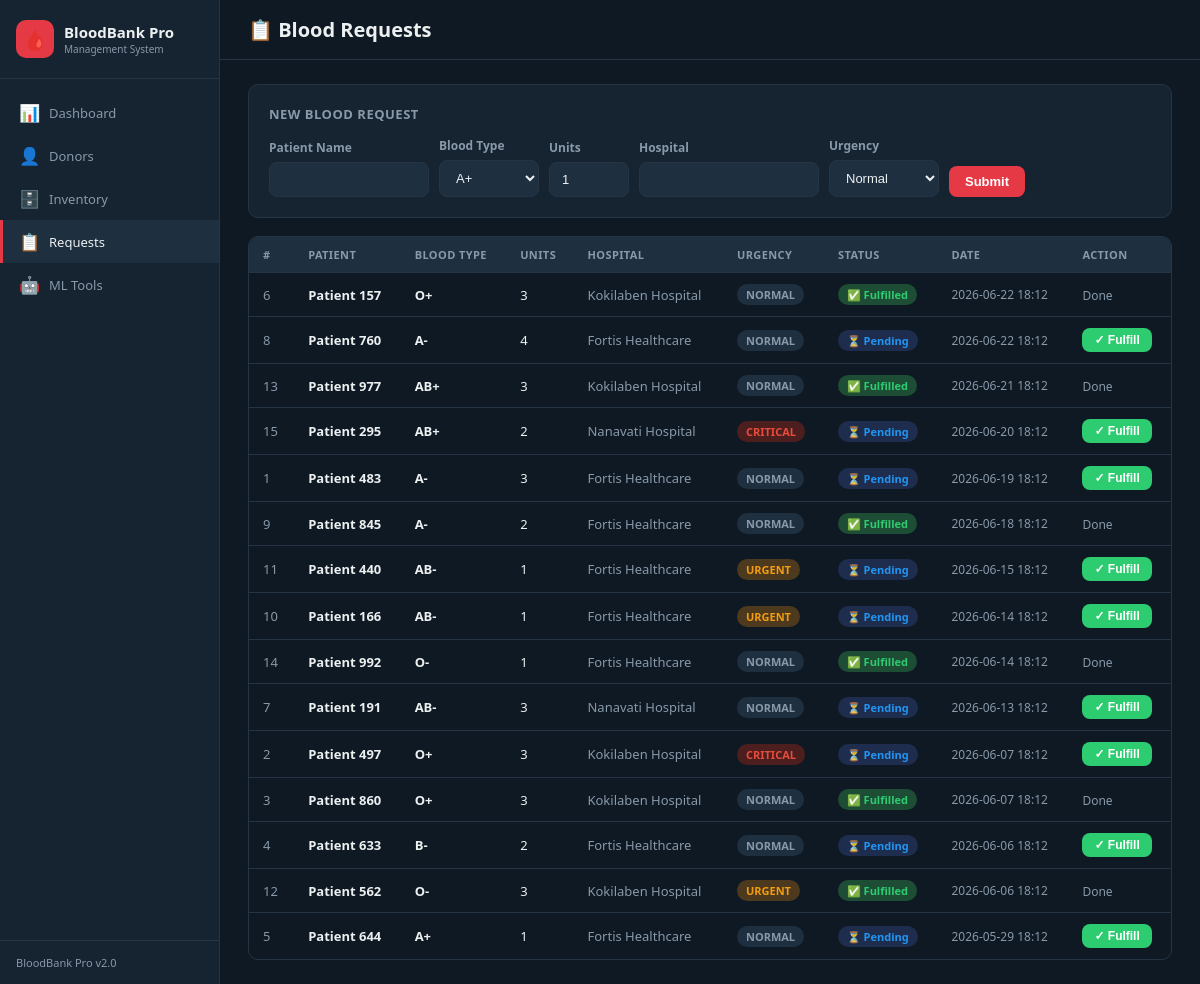
The app's page /requests with its own data.
### tables this page shows
CREATE TABLE requests (
        id INTEGER PRIMARY KEY AUTOINCREMENT,
        patient_name TEXT,
        blood_type TEXT,
        units_needed INTEGER,
        hospital TEXT,
        urgency TEXT DEFAULT 'normal',
        status TEXT DEFAULT 'pending',
        requested_at TEXT DEFAULT CURRENT_TIMESTAMP,
        fulfilled_at TEXT
    );

### app.py (the view)
@app.route("/requests")
def blood_requests():
    conn = get_connection()
    rows = conn.execute("SELECT * FROM requests ORDER BY requested_at DESC").fetchall()
    conn.close()
    return render_template("requests.html", requests=[dict(r) for r in rows], blood_types=BLOOD_TYPES)

### database.py (called while the page is built)
def get_connection():
    conn = sqlite3.connect(DB_PATH)
    conn.row_factory = sqlite3.Row
    return conn

### templates/requests.html (shortened to what this page needs)
{% extends "base.html" %}
{% block content %}
<div class="topbar"><h1>📋 Blood Requests</h1></div>
<div class="content">
  <div class="card" style="margin-bottom:18px">
    <div class="card-title">New Blood Request</div>
    <form method="POST" action="/requests/add" style="display:flex;gap:10px;flex-wrap:wrap;align-items:flex-end">
      <div>
        <label class="form-label">Patient Name</label>
        <input name="patient_name" class="form-control" style="width:160px" required>
      </div>
      <div>
        <label class="form-label">Blood Type</label>
        <select name="blood_type" class="form-control" style="width:100px">
          {% for bt in blood_types %}<option>{{ bt }}</option>{% endfor %}
        </select>
      </div>
      <div>
        <label class="form-label">Units</label>
        <input name="units_needed" type="number" min="1" value="1" class="form-control" style="width:80px">
      </div>
      <div>
        <label class="form-label">Hospital</label>
        <input name="hospital" class="form-control" style="width:180px">
      </div>
      <div>
        <label class="form-label">Urgency</label>
        <select name="urgency" class="form-control" style="width:110px">
          <option value="normal">Normal</option>
        </select>
      </div>
      <button type="submit" class="btn btn-primary">Submit</button>
    </form>
  </div>
  <div class="table-wrap">
    <table>
      <thead>
        <tr><th>#</th><th>Patient</th><th>Blood Type</th><th>Units</th><th>Hospital</th><th>Urgency</th><th>Status</th><th>Date</th><th>Action</th></tr>
      </thead>
      <tbody>
        {% for r in requests %}
        <tr>
          <td style="color:var(--dim)">{{ r.id }}</td>
          <td style="font-weight:600">{{ r.patient_name }}</td>
          <td><strong>{{ r.blood_type }}</strong></td>
          <td>{{ r.units_needed }}</td>
          <td style="color:var(--dim)">{{ r.hospital or '—' }}</td>
          <td>
            {% if r.urgency == 'critical' %}<span class="badge badge-danger">CRITICAL</span>
            {% elif r.urgency == 'urgent' %}<span class="badge badge-warning">URGENT</span>
            {% else %}<span class="badge badge-gray">NORMAL</span>{% endif %}
          </td>
          <td>
            {% if r.status == 'fulfilled' %}<span class="badge badge-success">✅ Fulfilled</span>
            {% else %}<span class="badge badge-info">⏳ Pending</span>{% endif %}
          </td>
          <td style="color:var(--dim);font-size:12px">{{ r.requested_at[:16] if r.requested_at else '—' }}</td>
          <td>
            {% if r.status == 'pending' %}
            <form method="POST" action="/requests/{{ r.id }}/fulfill" style="display:inline">
              <button type="submit" class="btn btn-success btn-sm">✓ Fulfill</button>
            </form>
            {% else %}
            <span style="color:var(--dim);font-size:12px">Done</span>
            {% endif %}
          </td>
        </tr>
        {% else %}
        <tr><td colspan="9" style="text-align:center;color:var(--dim);padding:30px">No requests found</td></tr>
        {% endfor %}
      </tbody>
    </table>
  </div>
</div>
{% endblock %}

### templates/base.html (shortened to what this page needs)
<!DOCTYPE html>
<html lang="en">
<head>
</head>
<body>
<div class="sidebar">
  <div class="sidebar-logo">
    <div class="logo-icon">🩸</div>
    <div>
      <div class="logo-text">BloodBank Pro</div>
      <div class="logo-sub">Management System</div>
    </div>
  </div>
  <nav>
    <a href="/" class="nav-link {% if request.path=='/' %}active{% endif %}">
      <span class="icon">📊</span><span>Dashboard</span>
    </a>
    <a href="/donors" class="nav-link {% if '/donors' in request.path %}active{% endif %}">
      <span class="icon">👤</span><span>Donors</span>
    </a>
    <a href="/inventory" class="nav-link {% if '/inventory' in request.path %}active{% endif %}">
      <span class="icon">🗄️</span><span>Inventory</span>
    </a>
    <a href="/requests" class="nav-link {% if '/requests' in request.path %}active{% endif %}">
      <span class="icon">📋</span><span>Requests</span>
    </a>
    <a href="/ml" class="nav-link {% if request.path=='/ml' %}active{% endif %}">
      <span class="icon">🤖</span><span>ML Tools</span>
    </a>
  </nav>
  <div class="sidebar-footer">BloodBank Pro v2.0</div>
</div>
<div class="main">
  {% block content %}{% endblock %}
</div>
</body>
</html>

### templates/base.html (style rules this page uses)
* { margin:0;padding:0;box-sizing:border-box }
:root { --bg:#0F1923;--surface:#162330;--surface2:#1E3040; --accent:#E63946;--accent2:#2196F3;--success:#2ECC71; --warning:#F39C12;--danger:#E74C3C; --text:#ECF0F1;--dim:#8899AA;--border:#253545; --radius:10px; }
body { font-family:'Segoe UI',system-ui,sans-serif;background:var(--bg);color:var(--text);display:flex;min-height:100vh }
.sidebar { width:220px;background:var(--surface);border-right:1px solid var(--border);display:flex;flex-direction:column;flex-shrink:0 }
.sidebar-logo { padding:20px 16px;border-bottom:1px solid var(--border);display:flex;align-items:center;gap:10px }
.logo-icon { width:38px;height:38px;background:var(--accent);border-radius:10px;display:flex;align-items:center;justify-content:center;font-size:20px }
.logo-text { font-size:15px;font-weight:700;color:var(--text) }
.logo-sub { font-size:10px;color:var(--dim) }
nav { padding:12px 0;flex:1 }
.nav-link { display:flex;align-items:center;gap:10px;padding:10px 16px;color:var(--dim);text-decoration:none;font-size:13px;font-weight:500;transition:.15s;border-left:3px solid transparent }
.nav-link.active { color:var(--text);background:var(--surface2);border-left-color:var(--accent) }
.nav-link .icon { font-size:17px;width:20px;text-align:center }
.sidebar-footer { padding:14px 16px;border-top:1px solid var(--border);font-size:11px;color:var(--dim) }
.main { flex:1;overflow:auto }
.topbar { padding:16px 28px;border-bottom:1px solid var(--border);display:flex;align-items:center;justify-content:space-between }
.topbar h1 { font-size:20px;font-weight:700 }
.content { padding:24px 28px }
.card { background:var(--surface);border:1px solid var(--border);border-radius:var(--radius);padding:20px }
.card-title { font-size:13px;font-weight:600;color:var(--dim);margin-bottom:14px;text-transform:uppercase;letter-spacing:.5px }
.table-wrap { overflow-x:auto;border-radius:var(--radius);border:1px solid var(--border) }
table { width:100%;border-collapse:collapse;font-size:13px }
th { background:var(--surface2);color:var(--dim);font-weight:600;padding:10px 14px;text-align:left;font-size:11px;text-transform:uppercase;letter-spacing:.4px }
td { padding:11px 14px;border-top:1px solid var(--border);color:var(--text) }
.badge { display:inline-block;padding:3px 9px;border-radius:20px;font-size:11px;font-weight:600 }
.badge-success { background:#1e4d35;color:#2ECC71 }
.badge-danger { background:#4d1e1e;color:#E74C3C }
.badge-warning { background:#4d3a1e;color:#F39C12 }
.badge-info { background:#1e2d4d;color:#2196F3 }
.badge-gray { background:var(--surface2);color:var(--dim) }
.btn { display:inline-flex;align-items:center;gap:6px;padding:8px 16px;border-radius:8px;font-size:13px;font-weight:600;cursor:pointer;border:none;text-decoration:none;transition:.15s }
.btn-primary { background:var(--accent);color:#fff }
.btn-success { background:var(--success);color:#fff }
.btn-sm { padding:5px 12px;font-size:12px }
.form-label { display:block;font-size:12px;color:var(--dim);margin-bottom:6px;font-weight:600 }
.form-control { width:100%;padding:9px 12px;background:var(--surface2);border:1px solid var(--border);border-radius:8px;color:var(--text);font-size:13px;outline:none;transition:.15s }

### records on screen
requests: id "6", patient_name "Patient 157", blood_type "O+", units_needed "3", hospital "Kokilaben Hospital", urgency "NORMAL", status "✅ Fulfilled", requested_at "2026-06-22 18:12"
requests: id "8", patient_name "Patient 760", blood_type "A-", units_needed "4", hospital "Fortis Healthcare", urgency "NORMAL", status "⏳ Pending", requested_at "2026-06-22 18:12"
requests: id "13", patient_name "Patient 977", blood_type "AB+", units_needed "3", hospital "Kokilaben Hospital", urgency "NORMAL", status "✅ Fulfilled", requested_at "2026-06-21 18:12"
requests: id "15", patient_name "Patient 295", blood_type "AB+", units_needed "2", hospital "Nanavati Hospital", urgency "CRITICAL", status "⏳ Pending", requested_at "2026-06-20 18:12"
requests: id "1", patient_name "Patient 483", blood_type "A-", units_needed "3", hospital "Fortis Healthcare", urgency "NORMAL", status "⏳ Pending", requested_at "2026-06-19 18:12"
requests: id "9", patient_name "Patient 845", blood_type "A-", units_needed "2", hospital "Fortis Healthcare", urgency "NORMAL", status "✅ Fulfilled", requested_at "2026-06-18 18:12"
requests: id "11", patient_name "Patient 440", blood_type "AB-", units_needed "1", hospital "Fortis Healthcare", urgency "URGENT", status "⏳ Pending", requested_at "2026-06-15 18:12"
requests: id "10", patient_name "Patient 166", blood_type "AB-", units_needed "1", hospital "Fortis Healthcare", urgency "URGENT", status "⏳ Pending", requested_at "2026-06-14 18:12"
requests: id "14", patient_name "Patient 992", blood_type "O-", units_needed "1", hospital "Fortis Healthcare", urgency "NORMAL", status "✅ Fulfilled", requested_at "2026-06-14 18:12"
requests: id "7", patient_name "Patient 191", blood_type "AB-", units_needed "3", hospital "Nanavati Hospital", urgency "NORMAL", status "⏳ Pending", requested_at "2026-06-13 18:12"
requests: id "2", patient_name "Patient 497", blood_type "O+", units_needed "3", hospital "Kokilaben Hospital", urgency "CRITICAL", status "⏳ Pending", requested_at "2026-06-07 18:12"
requests: id "3", patient_name "Patient 860", blood_type "O+", units_needed "3", hospital "Kokilaben Hospital", urgency "NORMAL", status "✅ Fulfilled", requested_at "2026-06-07 18:12"
requests: id "4", patient_name "Patient 633", blood_type "B-", units_needed "2", hospital "Fortis Healthcare", urgency "NORMAL", status "⏳ Pending", requested_at "2026-06-06 18:12"
requests: id "12", patient_name "Patient 562", blood_type "O-", units_needed "3", hospital "Kokilaben Hospital", urgency "URGENT", status "✅ Fulfilled", requested_at "2026-06-06 18:12"
requests: id "5", patient_name "Patient 644", blood_type "A+", units_needed "1", hospital "Fortis Healthcare", urgency "NORMAL", status "⏳ Pending", requested_at "2026-05-29 18:12"

### other values on screen
form field blood_type "A+"
